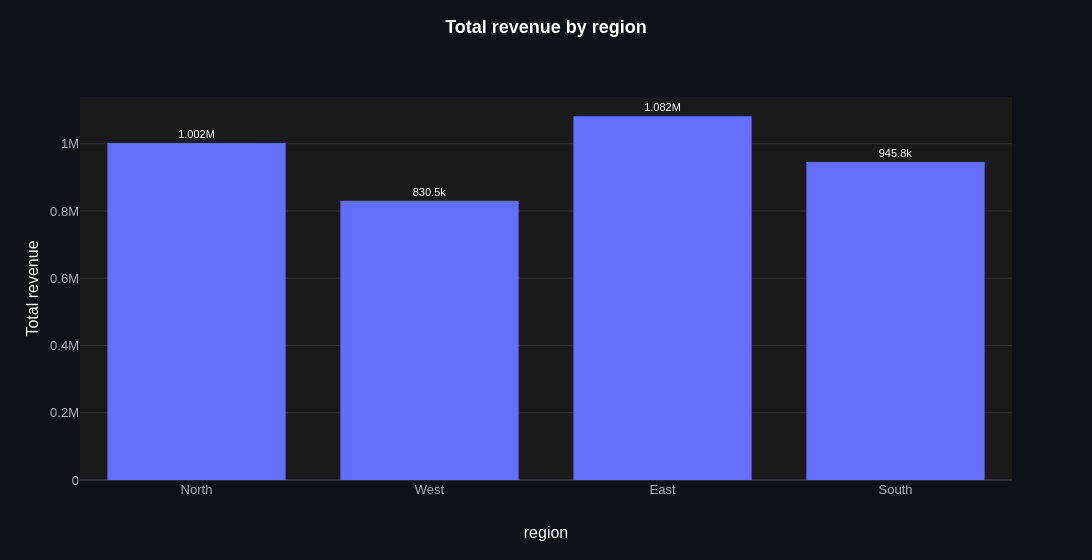

Notebook cell for this chart:
### Markdown cell above
## Parameter tour

Every option, one change per chart. Defaults and accepted values are quoted from the
docstring (`help(ev.bar_plot)`).

### Data and aggregation

**`agg`** (`{"sum", "mean", "median", "min", "max", "count"} or None, default None`):
`None` plots each row as-is. Raw rows, one per order here, need it: `agg="sum"` adds
up the revenue of each region's orders.

### Code cell
orders = db.sql("""
    SELECT order_date, category, region, warehouse, revenue, profit
    FROM orders
        JOIN products USING (product_id)
        JOIN customers USING (customer_id)
    ORDER BY order_id
""").df()

ev.bar_plot(orders, "region", "revenue", agg="sum")

### Figure 1 — Plotly figure (JSON) as saved in the notebook; plotly's stock layout.template omitted (floating-point values rounded to 4 significant figures)
{"data": [{"cliponaxis": false, "hovertemplate": "%{hovertext}<extra></extra>", "hovertext": ["region: <b>North</b><br>Total revenue: 1.002M<br>n = 7,932", "region: <b>West</b><br>Total revenue: 830.5k<br>n = 6,563", "region: <b>East</b><br>Total revenue: 1.082M<br>n = 8,336", "region: <b>South</b><br>Total revenue: 945.8k<br>n = 6,981"], "insidetextanchor": "middle", "marker": {"color": ["#636EFA", "#636EFA", "#636EFA", "#636EFA"]}, "meta": {"group": null, "role": "data"}, "name": "revenue", "orientation": "v", "showlegend": false, "text": ["1.002M", "830.5k", "1.082M", "945.8k"], "textangle": 0, "textfont": {"size": 11}, "textposition": "outside", "type": "bar", "x": ["North", "West", "East", "South"], "y": [1002000.0, 830500.0, 1082000.0, 945800.0]}], "layout": {"bargap": 0.15, "bargroupgap": 0.1, "barmode": "group", "height": 560, "legend": {"title": {"text": ""}, "traceorder": "normal"}, "margin": {"t": 97}, "showlegend": false, "title": {"text": "<b>Total revenue by region</b>"}, "uniformtext": {"minsize": 11, "mode": "hide"}, "width": 1400, "xaxis": {"categoryarray": ["North", "West", "East", "South"], "categoryorder": "array", "title": {"text": "region"}, "type": "category"}, "yaxis": {"title": {"text": "Total revenue"}}}}
